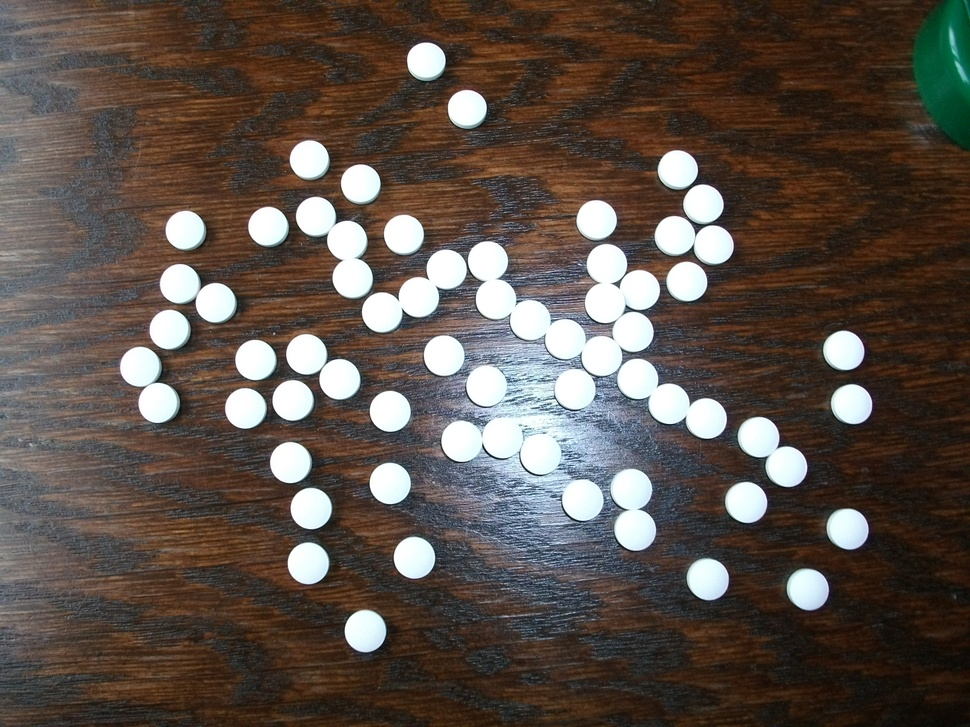
#> input picture Python3/src/13 Scientific Python/SciKitImage/images/tablets.jpg, 970 x 727 px, shrunk from 1600 x 1200 before the run
$ python 11_detect_circles2.py
#> lines starting #> are read from the running program, lines starting #| are printed output that depends on the picture
import numpy as np
import PIL.Image
import matplotlib.pyplot as plt
import skimage.io as io
from skimage.feature import canny

plt.subplots(dpi=72*2)

tablets = io.imread("images/tablets.jpg", as_gray=True)
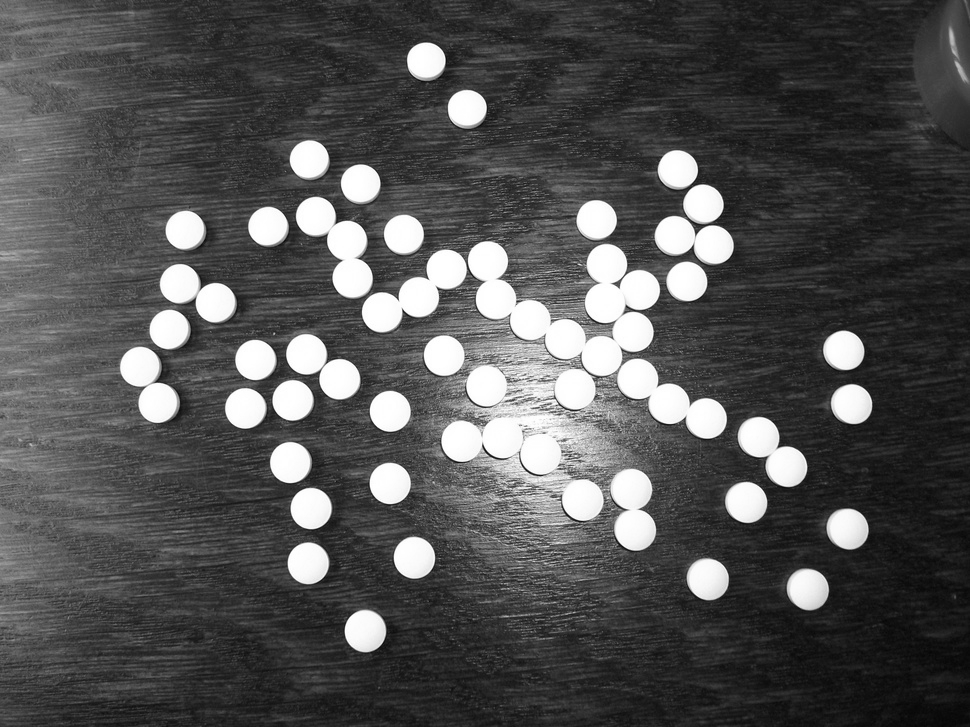
#> tablets: shape (727, 970) float64; min 0.0232, max 1, mean 0.324
# print(tablets)


image = PIL.Image.open("images/tablets.jpg")
image.load()
#image = image.convert('L')
image = np.asarray(image, dtype="int32")
#> image: shape (727, 970, 3) int32
image = image[:,:,0]
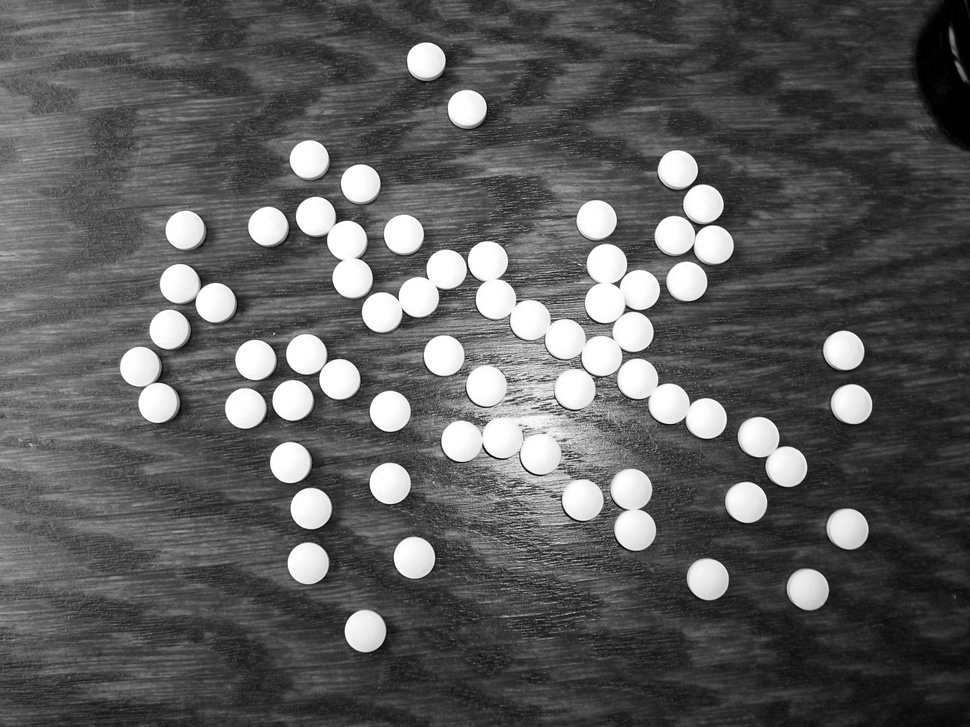
#> image: shape (727, 970) int32; min 0, max 255, mean 91.8

edges = canny(tablets, sigma=5, low_threshold=30, high_threshold=60)
#> edges: shape (727, 970) bool; every value is 0
plt.imshow(edges, cmap="gray")
plt.show()

$ run again, with Python3/src/13 Scientific Python/SciKitImage/images/20200402_164234.jpg copied over Python3/src/13 Scientific Python/SciKitImage/images/tablets.jpg
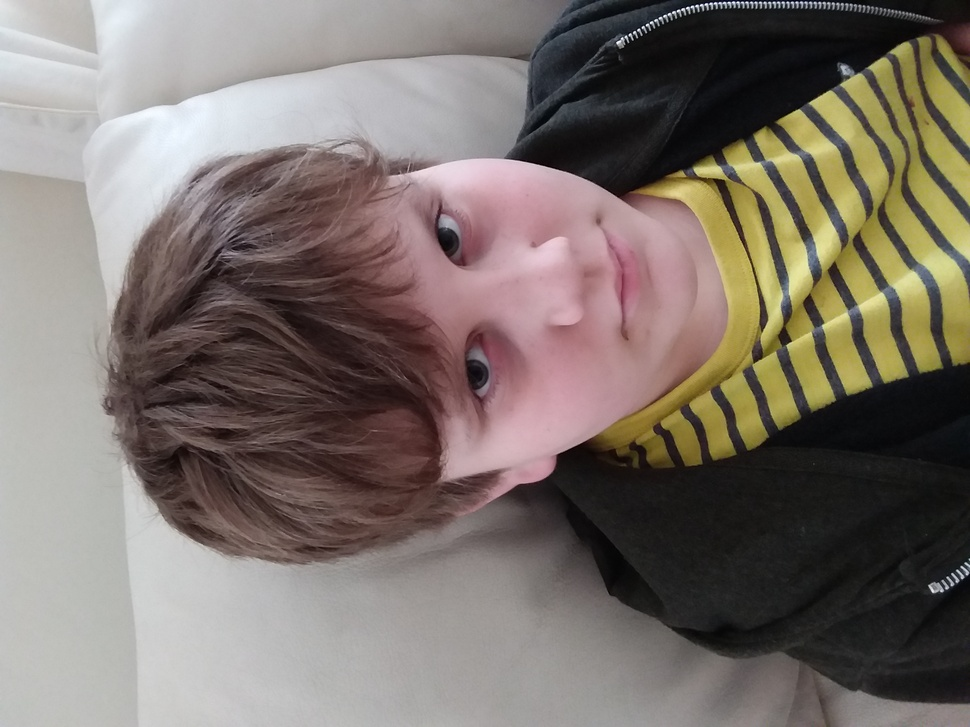
#> input picture Python3/src/13 Scientific Python/SciKitImage/images/20200402_164234.jpg, 970 x 727 px, shrunk from 3264 x 2448 before the run
#> `tablets = io.imread("images/tablets.jpg", as_gray=True)`:
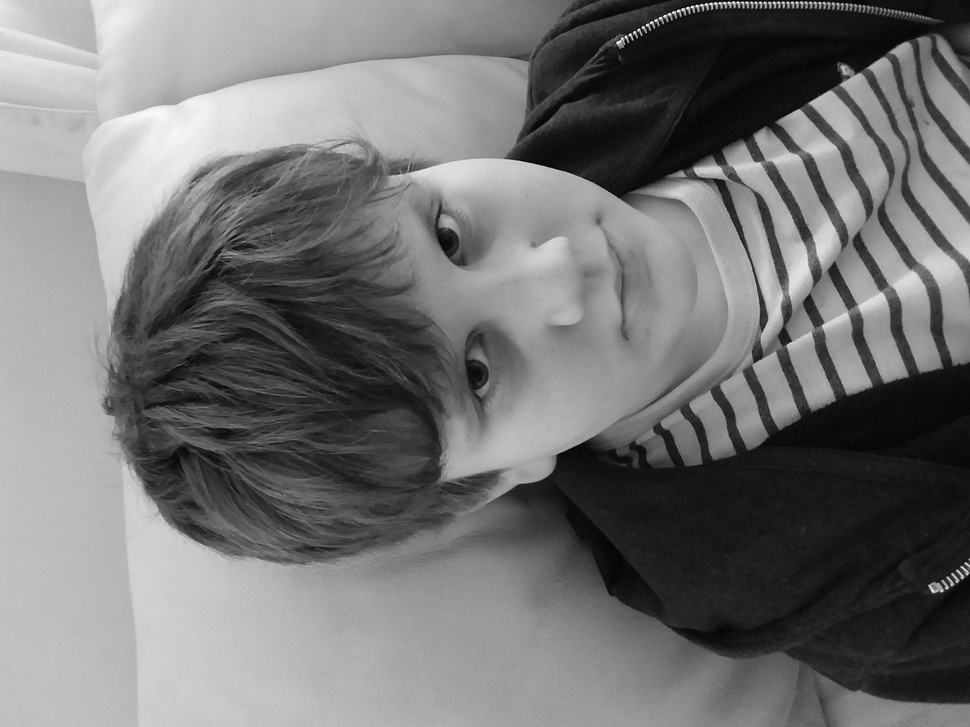
#> tablets: shape (727, 970) float64; min 0.00254, max 0.997, mean 0.457
#> `image = image[:,:,0]`:
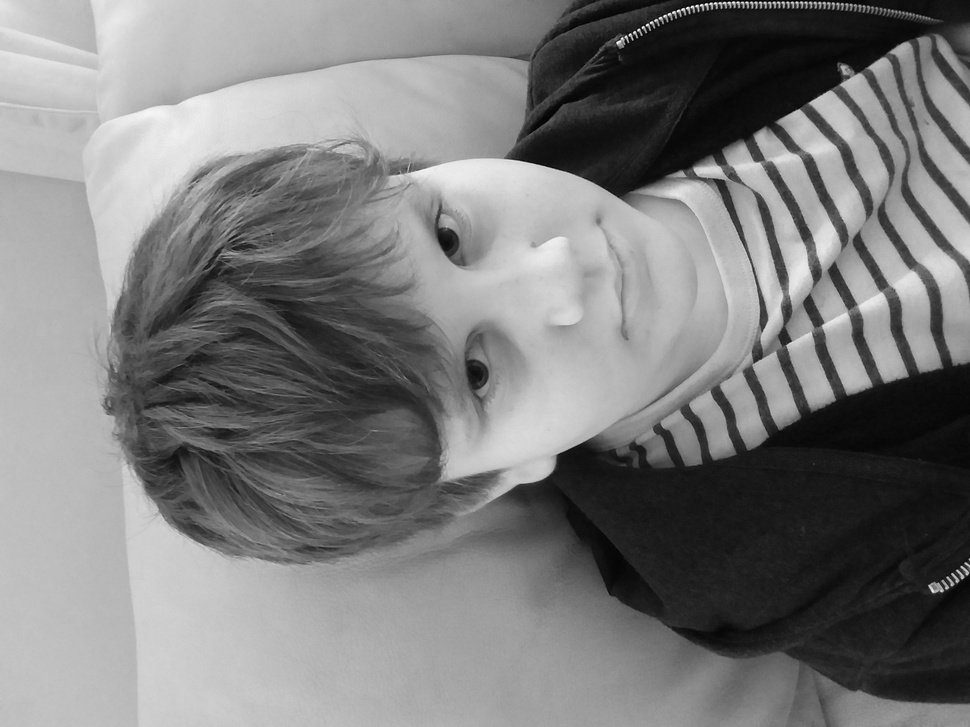
#> image: shape (727, 970) int32; min 0, max 251, mean 124.5
#> edges: shape (727, 970) bool; every value is 0

$ run again, with Python3/src/13 Scientific Python/SciKitImage/images/20200402_164248.jpg copied over Python3/src/13 Scientific Python/SciKitImage/images/tablets.jpg
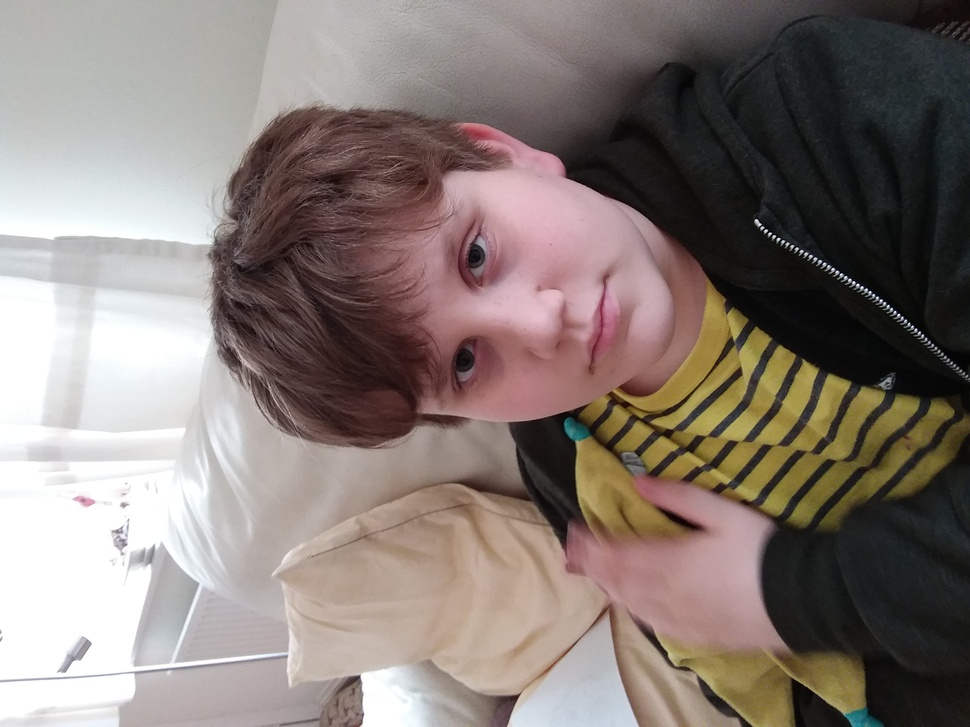
#> input picture Python3/src/13 Scientific Python/SciKitImage/images/20200402_164248.jpg, 970 x 727 px, shrunk from 3264 x 2448 before the run
#> `tablets = io.imread("images/tablets.jpg", as_gray=True)`:
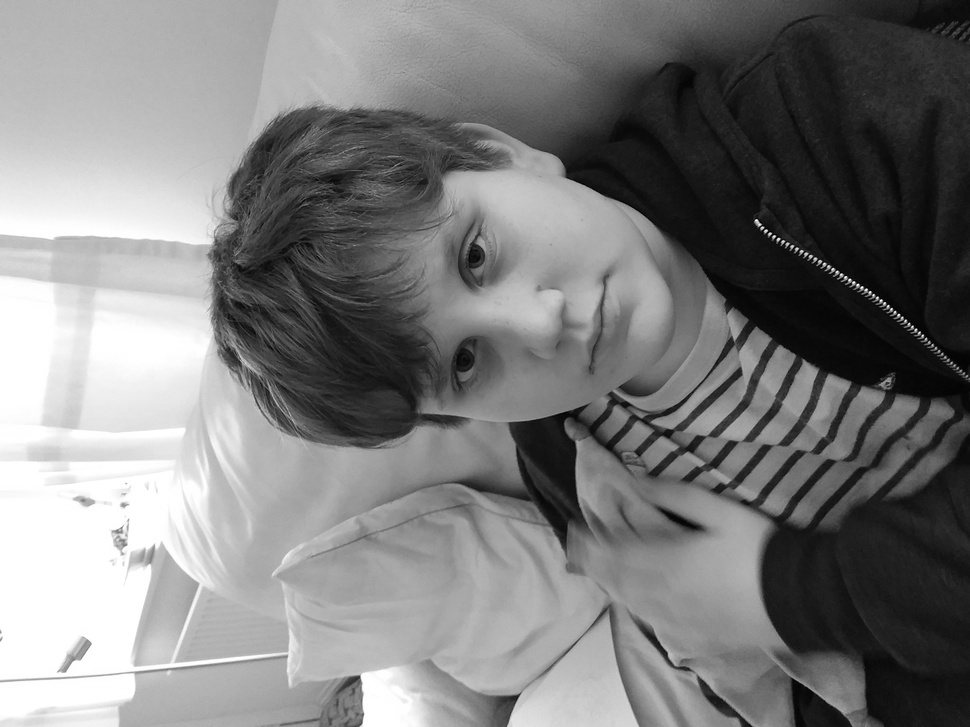
#> tablets: shape (727, 970) float64; min 0.000565, max 1, mean 0.495
#> `image = image[:,:,0]`:
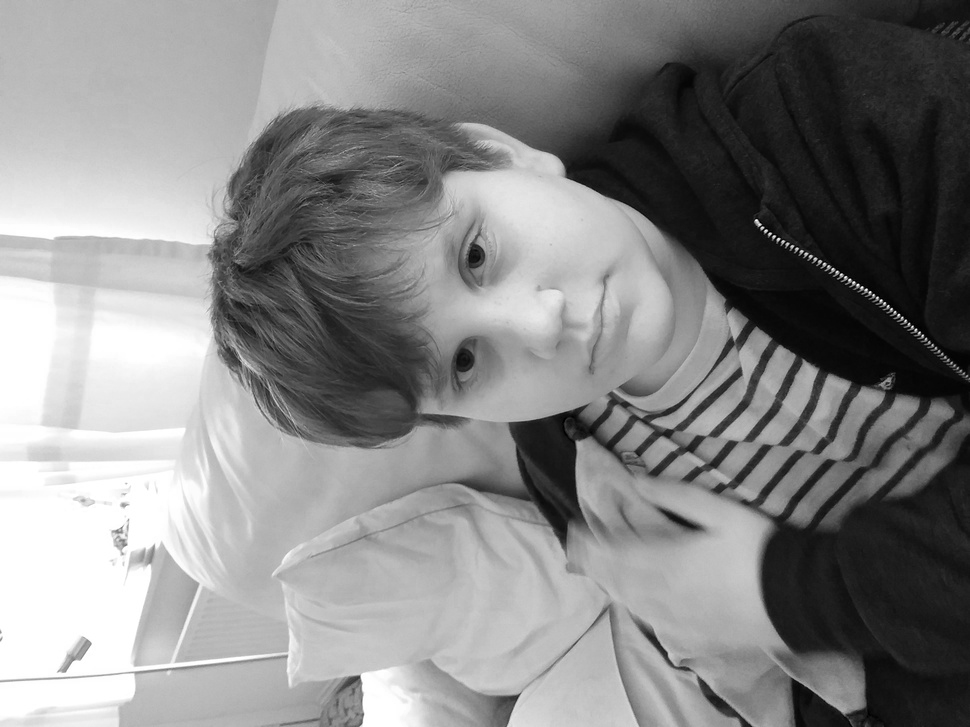
#> image: shape (727, 970) int32; min 0, max 255, mean 135.3
#> edges: shape (727, 970) bool; every value is 0

$ run again, with Python3/src/13 Scientific Python/SciKitImage/images/DSCF1129.JPG copied over Python3/src/13 Scientific Python/SciKitImage/images/tablets.jpg
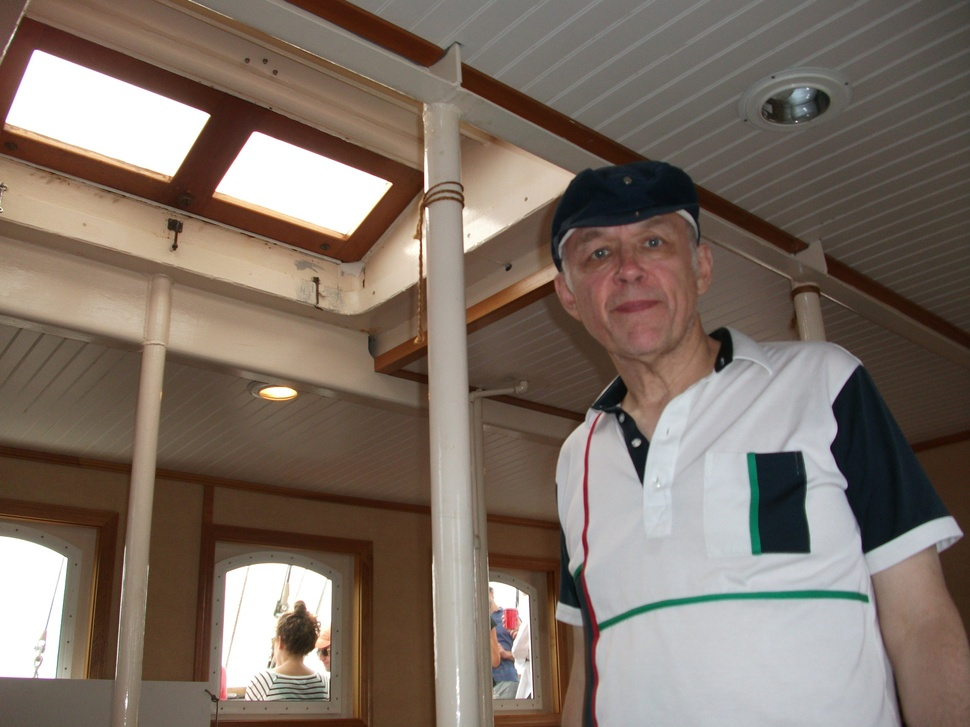
#> input picture Python3/src/13 Scientific Python/SciKitImage/images/DSCF1129.JPG, 970 x 727 px, shrunk from 1600 x 1200 before the run
#> `tablets = io.imread("images/tablets.jpg", as_gray=True)`:
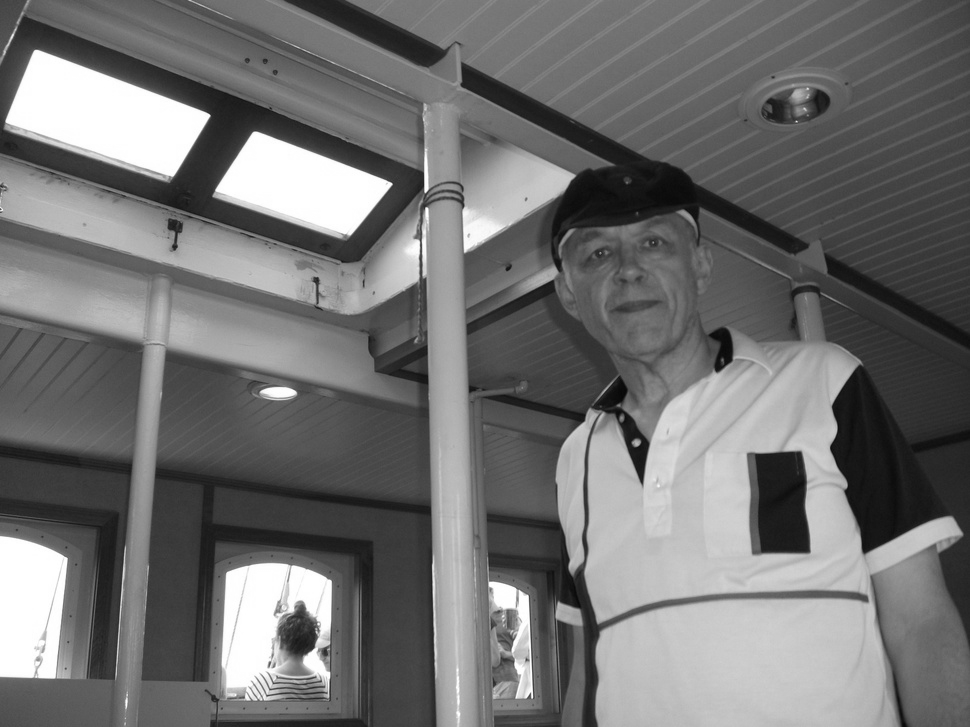
#> tablets: shape (727, 970) float64; min 0.0308, max 1, mean 0.448
#> `image = image[:,:,0]`:
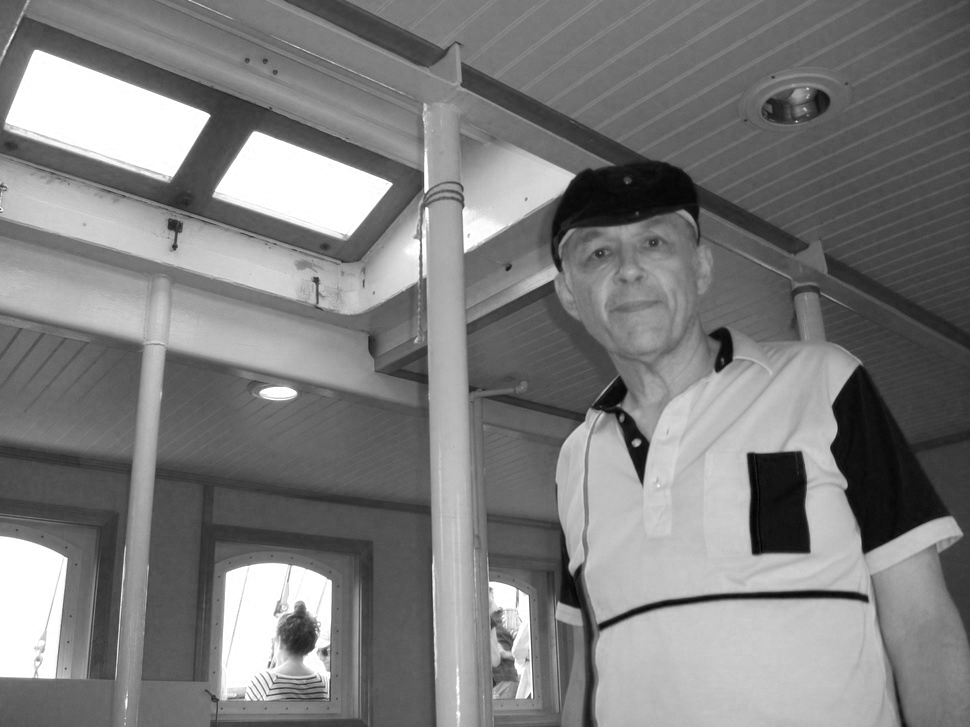
#> image: shape (727, 970) int32; min 0, max 255, mean 125.8
#> edges: shape (727, 970) bool; every value is 0
